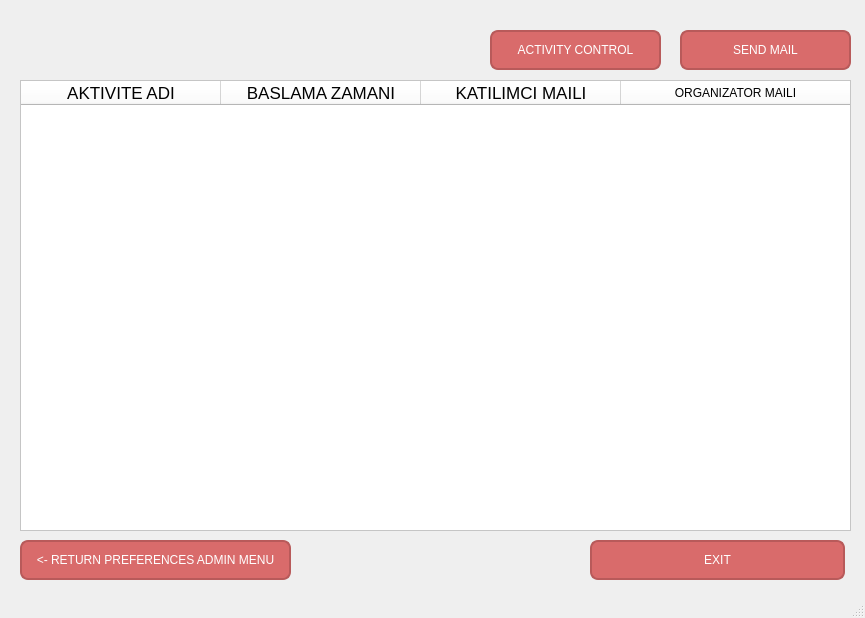
<?xml version="1.0" encoding="UTF-8"?>
<ui version="4.0">
 <class>MainWindow</class>
 <widget class="QMainWindow" name="MainWindow">
  <property name="geometry">
   <rect>
    <x>0</x>
    <y>0</y>
    <width>865</width>
    <height>618</height>
   </rect>
  </property>
  <property name="windowTitle">
   <string>ADMIN MENU</string>
  </property>
  <property name="styleSheet">
   <string notr="true">background: qlineargradient(
    x2:0, 
	y1:0, 
	x1:0, 
	y1:1,
    stop:0 #404040,
    stop:1 #E6E6E6
);</string>
  </property>
  <widget class="QWidget" name="centralwidget">
   <widget class="QWidget" name="widget" native="true">
    <property name="geometry">
     <rect>
      <x>0</x>
      <y>0</y>
      <width>851</width>
      <height>621</height>
     </rect>
    </property>
    <property name="styleSheet">
     <string notr="true">background:transparent</string>
    </property>
    <widget class="QLabel" name="label">
     <property name="geometry">
      <rect>
       <x>20</x>
       <y>20</y>
       <width>251</width>
       <height>51</height>
      </rect>
     </property>
     <property name="sizePolicy">
      <sizepolicy hsizetype="Fixed" vsizetype="Fixed">
       <horstretch>0</horstretch>
       <verstretch>0</verstretch>
      </sizepolicy>
     </property>
     <property name="text">
      <string/>
     </property>
     <property name="pixmap">
      <pixmap>../../../Downloads/logo.png</pixmap>
     </property>
     <property name="scaledContents">
      <bool>true</bool>
     </property>
    </widget>
    <widget class="QPushButton" name="btn_return_preferences_admin_menu">
     <property name="geometry">
      <rect>
       <x>20</x>
       <y>540</y>
       <width>271</width>
       <height>40</height>
      </rect>
     </property>
     <property name="styleSheet">
      <string notr="true">QPushButton {
    background-color: #D96B6B;
    color: white;
    border-radius: 8px;
    padding: 10px;
border: 2px solid #B85A5A; 
}

QPushButton:hover {
    background-color: #E07C7C;
}

QPushButton:pressed {
    background-color: #B85A5A;
}

QPushButton:checked {
    background-color: #A94444;
    font-weight: bold;
}</string>
     </property>
     <property name="text">
      <string>&lt;- RETURN PREFERENCES ADMIN MENU</string>
     </property>
    </widget>
    <widget class="QTableWidget" name="table_admin">
     <property name="geometry">
      <rect>
       <x>20</x>
       <y>80</y>
       <width>831</width>
       <height>451</height>
      </rect>
     </property>
     <property name="styleSheet">
      <string notr="true">background:white</string>
     </property>
     <attribute name="horizontalHeaderVisible">
      <bool>true</bool>
     </attribute>
     <attribute name="horizontalHeaderCascadingSectionResizes">
      <bool>true</bool>
     </attribute>
     <attribute name="horizontalHeaderMinimumSectionSize">
      <number>22</number>
     </attribute>
     <attribute name="horizontalHeaderDefaultSectionSize">
      <number>200</number>
     </attribute>
     <attribute name="horizontalHeaderHighlightSections">
      <bool>true</bool>
     </attribute>
     <attribute name="horizontalHeaderShowSortIndicator" stdset="0">
      <bool>false</bool>
     </attribute>
     <attribute name="horizontalHeaderStretchLastSection">
      <bool>true</bool>
     </attribute>
     <attribute name="verticalHeaderDefaultSectionSize">
      <number>200</number>
     </attribute>
     <attribute name="verticalHeaderStretchLastSection">
      <bool>true</bool>
     </attribute>
     <column>
      <property name="text">
       <string>AKTIVITE ADI</string>
      </property>
      <property name="font">
       <font>
        <pointsize>13</pointsize>
       </font>
      </property>
     </column>
     <column>
      <property name="text">
       <string>BASLAMA ZAMANI</string>
      </property>
      <property name="font">
       <font>
        <pointsize>13</pointsize>
       </font>
      </property>
     </column>
     <column>
      <property name="text">
       <string>KATILIMCI MAILI</string>
      </property>
      <property name="font">
       <font>
        <pointsize>13</pointsize>
       </font>
      </property>
     </column>
     <column>
      <property name="text">
       <string>ORGANIZATOR MAILI</string>
      </property>
     </column>
    </widget>
    <widget class="QPushButton" name="btn_exit">
     <property name="geometry">
      <rect>
       <x>590</x>
       <y>540</y>
       <width>255</width>
       <height>40</height>
      </rect>
     </property>
     <property name="styleSheet">
      <string notr="true">QPushButton {
    background-color: #D96B6B;
    color: white;
	border-radious:8px;
	border: 2px solid #B85A5A; 
    padding: 10px;
border-radius: 8px;
}

QPushButton:hover {
    background-color: #E07C7C;
}

QPushButton:pressed {
    background-color: #B85A5A;
}

QPushButton:checked {
    background-color: #A94444;
    font-weight: bold;
}</string>
     </property>
     <property name="text">
      <string>EXIT</string>
     </property>
    </widget>
    <widget class="QPushButton" name="btn_activity_control">
     <property name="geometry">
      <rect>
       <x>490</x>
       <y>30</y>
       <width>171</width>
       <height>40</height>
      </rect>
     </property>
     <property name="styleSheet">
      <string notr="true">QPushButton {
    background-color: #D96B6B;
    color: white;
	border-radious:8px;
	border: 2px solid #B85A5A; 
    padding: 10px;
border-radius: 8px;
}

QPushButton:hover {
    background-color: #E07C7C;
}

QPushButton:pressed {
    background-color: #B85A5A;
}

QPushButton:checked {
    background-color: #A94444;
    font-weight: bold;
}</string>
     </property>
     <property name="text">
      <string>ACTIVITY CONTROL</string>
     </property>
    </widget>
    <widget class="QPushButton" name="btn_send_email">
     <property name="geometry">
      <rect>
       <x>680</x>
       <y>30</y>
       <width>171</width>
       <height>40</height>
      </rect>
     </property>
     <property name="styleSheet">
      <string notr="true">QPushButton {
    background-color: #D96B6B;
    color: white;
	border-radious:8px;
	border: 2px solid #B85A5A; 
    padding: 10px;
border-radius: 8px;
}

QPushButton:hover {
    background-color: #E07C7C;
}

QPushButton:pressed {
    background-color: #B85A5A;
}

QPushButton:checked {
    background-color: #A94444;
    font-weight: bold;
}</string>
     </property>
     <property name="text">
      <string>SEND MAIL</string>
     </property>
    </widget>
   </widget>
  </widget>
  <widget class="QStatusBar" name="statusbar"/>
 </widget>
 <resources/>
 <connections/>
</ui>
